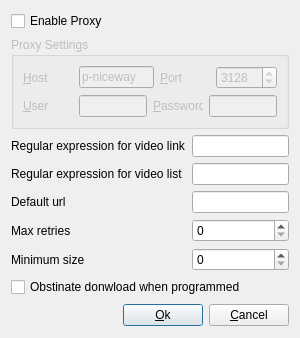
<ui version="4.0" >
 <class>prefsWnd</class>
 <widget class="QDialog" name="prefsWnd" >
  <property name="geometry" >
   <rect>
    <x>0</x>
    <y>0</y>
    <width>300</width>
    <height>328</height>
   </rect>
  </property>
  <property name="sizePolicy" >
   <sizepolicy vsizetype="Minimum" hsizetype="Preferred" >
    <horstretch>0</horstretch>
    <verstretch>0</verstretch>
   </sizepolicy>
  </property>
  <property name="windowTitle" >
   <string>Video Recorder</string>
  </property>
  <layout class="QVBoxLayout" >
   <item>
    <widget class="QCheckBox" name="ckEnableProxy" >
     <property name="text" >
      <string>Enable Proxy</string>
     </property>
    </widget>
   </item>
   <item>
    <widget class="QGroupBox" name="gbProxy" >
     <property name="enabled" >
      <bool>false</bool>
     </property>
     <property name="title" >
      <string>Proxy Settings</string>
     </property>
     <layout class="QVBoxLayout" >
      <item>
       <layout class="QHBoxLayout" >
        <item>
         <widget class="QLabel" name="label" >
          <property name="minimumSize" >
           <size>
            <width>50</width>
            <height>0</height>
           </size>
          </property>
          <property name="text" >
           <string>&amp;Host</string>
          </property>
          <property name="buddy" >
           <cstring>leProxyHost</cstring>
          </property>
         </widget>
        </item>
        <item>
         <widget class="QLineEdit" name="leProxyHost" >
          <property name="text" >
           <string>p-niceway</string>
          </property>
         </widget>
        </item>
        <item>
         <widget class="QLabel" name="label_2" >
          <property name="sizePolicy" >
           <sizepolicy vsizetype="Preferred" hsizetype="Maximum" >
            <horstretch>0</horstretch>
            <verstretch>252</verstretch>
           </sizepolicy>
          </property>
          <property name="minimumSize" >
           <size>
            <width>50</width>
            <height>0</height>
           </size>
          </property>
          <property name="text" >
           <string>&amp;Port</string>
          </property>
          <property name="buddy" >
           <cstring>sbProxyPort</cstring>
          </property>
         </widget>
        </item>
        <item>
         <widget class="QSpinBox" name="sbProxyPort" >
          <property name="maximum" >
           <number>65535</number>
          </property>
          <property name="value" >
           <number>3128</number>
          </property>
         </widget>
        </item>
       </layout>
      </item>
      <item>
       <layout class="QHBoxLayout" >
        <item>
         <widget class="QLabel" name="label_3" >
          <property name="minimumSize" >
           <size>
            <width>50</width>
            <height>0</height>
           </size>
          </property>
          <property name="text" >
           <string>&amp;User</string>
          </property>
          <property name="buddy" >
           <cstring>leProxyUser</cstring>
          </property>
         </widget>
        </item>
        <item>
         <widget class="QLineEdit" name="leProxyUser" />
        </item>
        <item>
         <widget class="QLabel" name="label_4" >
          <property name="minimumSize" >
           <size>
            <width>50</width>
            <height>0</height>
           </size>
          </property>
          <property name="text" >
           <string>&amp;Password</string>
          </property>
          <property name="buddy" >
           <cstring>leProxyPassword</cstring>
          </property>
         </widget>
        </item>
        <item>
         <widget class="QLineEdit" name="leProxyPassword" />
        </item>
       </layout>
      </item>
     </layout>
    </widget>
   </item>
   <item>
    <layout class="QGridLayout" >
     <item row="0" column="0" >
      <widget class="QLabel" name="label_5" >
       <property name="text" >
        <string>Regular expression for video link</string>
       </property>
      </widget>
     </item>
     <item row="0" column="1" >
      <widget class="QLineEdit" name="leLinkRE" />
     </item>
     <item row="1" column="0" >
      <widget class="QLabel" name="label_9" >
       <property name="text" >
        <string>Regular expression for video list</string>
       </property>
      </widget>
     </item>
     <item row="1" column="1" >
      <widget class="QLineEdit" name="leListRE" />
     </item>
     <item row="2" column="0" >
      <widget class="QLabel" name="label_6" >
       <property name="text" >
        <string>Default url</string>
       </property>
      </widget>
     </item>
     <item row="2" column="1" >
      <widget class="QLineEdit" name="leDefaultUrl" />
     </item>
     <item row="3" column="0" >
      <widget class="QLabel" name="label_7" >
       <property name="text" >
        <string>Max retries</string>
       </property>
      </widget>
     </item>
     <item row="3" column="1" >
      <widget class="QSpinBox" name="sbRetries" />
     </item>
     <item row="4" column="0" >
      <widget class="QLabel" name="label_8" >
       <property name="text" >
        <string>Minimum size</string>
       </property>
      </widget>
     </item>
     <item row="4" column="1" >
      <widget class="QSpinBox" name="sbMinSize" >
       <property name="maximum" >
        <number>100000000</number>
       </property>
      </widget>
     </item>
    </layout>
   </item>
   <item>
    <widget class="QCheckBox" name="cbObstinate" >
     <property name="text" >
      <string>Obstinate donwload when programmed</string>
     </property>
    </widget>
   </item>
   <item>
    <layout class="QHBoxLayout" >
     <item>
      <spacer>
       <property name="orientation" >
        <enum>Qt::Horizontal</enum>
       </property>
       <property name="sizeHint" >
        <size>
         <width>101</width>
         <height>24</height>
        </size>
       </property>
      </spacer>
     </item>
     <item>
      <widget class="QPushButton" name="pbOk" >
       <property name="text" >
        <string>&amp;Ok</string>
       </property>
      </widget>
     </item>
     <item>
      <widget class="QPushButton" name="pbCancel" >
       <property name="text" >
        <string>&amp;Cancel</string>
       </property>
      </widget>
     </item>
    </layout>
   </item>
  </layout>
 </widget>
 <resources/>
 <connections/>
</ui>
